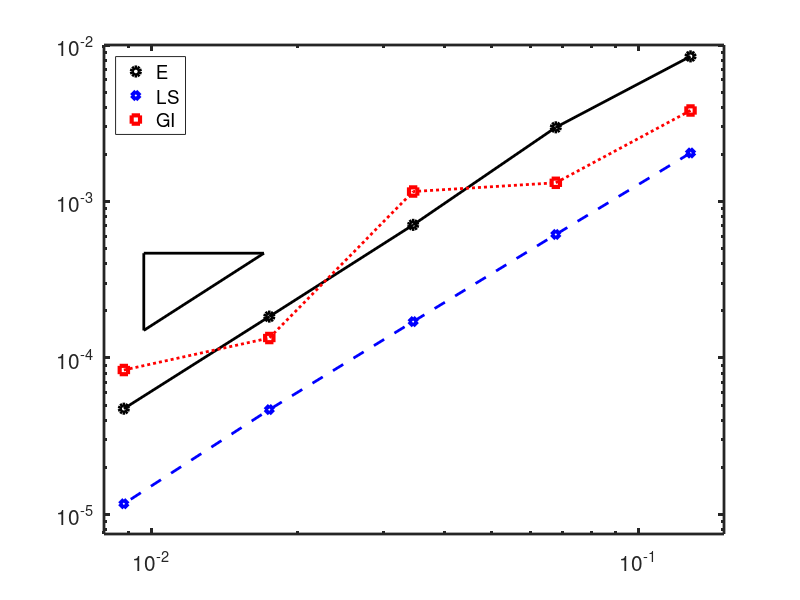

This chart was generated by the following MATLAB code: (Note: this script raises an error after producing the figure.)
%shape = 'quads';
%shape = 'triangles';
shape = 'voronoi';

switch shape
    case 'triangles'
%%%%%%%%%%%%%%%%%Triangles

h = [0.10101525445522107, 0.05018856132284956, 0.025141822757713456, 0.012525468249897755,...
     0.006261260829309998];

%H1ElectricError =  [0.5098721095770006, 0.12175648676696989, 0.03224235083294914, 0.007922421692486309, 0.001949904177034469];

%H1MagneticError = [2.0042181007879325, 0.9781866298047875, 0.5502616339498934, 0.28069706397737304, 0.13768142439140277];

%LSElectricError = [0.14818729871298789, 0.04458205952586334, 0.01236690803569729, 0.003386789150707841, 0.0008478943600952674];

%LSMagneticError = [1.737093523457867, 0.8830857310478574, 0.5308519199985781, 0.2801388010942833, 0.1374005242633508];

%PiecewiseElectric = [0.15617332183125077, 0.04720367855318061, 0.013734498731550082, 0.003706965600792301, 0.0009266598253482083];

%PiecewiseMagnetic = [1.7257613098011293, 0.8821623227726677, 0.5308026621064391, 0.2800706220693727, 0.13739725521090834];
%New trial.
%PiecewiseElectric = [0.15565380780196314, 0.06619434712739114, 0.016493843607543232, 0.004374138191195906, 0.0010836239662052856];
%PiecewiseMagnetic = [1.5431901128336851, 0.9569453749129787, 0.541891998918303, 0.28335839603304325, 0.14036938458439813];
%secondtitle = 'Triangles';
%Using the centroid
%PiecewiseElectric = [0.15617332183123447, 0.047203678553183685, 0.013734498731569515, 0.003706965600802786, 0.0009266598253584832];
%PiecewiseMagnetic = [1.632657414334451, 0.8685300411286138, 0.5292523226138253, 0.2798912912511224, 0.13737942008748644];

%Relative Errors
H1ElectricError   = [0.0066018410182922815, 0.0016411111026913435, 0.00044293381731688947, 0.00010903206288271363, 2.69209350699779e-05];

H1MagneticError   = [0.013916958988976465, 0.006632633060020177, 0.00372081132305619, 0.001893495679319807, 0.0009284458222196577];

LSElectricError   = [0.002041269627697175, 0.0006152802610260516, 0.00017070912473269724, 4.6754403928177344e-05, 1.170543230598739e-05];

LSMagneticError   = [0.01111020396711591, 0.005866282975280072, 0.0035693959489202197, 0.00188762738616006, 0.0009262574324497253];

PiecewiseElectric = [0.002142036493849704, 0.0006506890054289756, 0.0001895306417710418, 5.11705921121986e-05, 1.2792573358683945e-05];

PiecewiseMagnetic = [0.011056580633680776, 0.0058626406802457474, 0.0035694745399296127, 0.001887214331824036, 0.0009262413268502271];
set(gca,'FontSize',15)
hold on
%Pick a basis point for the triangle
xseed = 0.9*h(5)+h(4)*0.1;
yseed = 0.01*0.25+0.001*.75;
%desiredSlope Of triangle
slope = 2;
%Another x point
xnext = h(4);


b = log10(yseed/(xseed^slope));


ynext = 10^(b)*xnext^slope;


x = [xseed, xseed,xnext,ynext];
%secondtitle = 'Triangles';




%Plotting the electric field
figure(1)
clf
loglog(h,H1ElectricError,'o','LineWidth',3,'color','k');
hold on
loglog(h,LSElectricError,'d','LineWidth',3,'color','b');
loglog(h,PiecewiseElectric,'s','Linewidth',3,'color','r');
loglog(h,H1ElectricError,'LineWidth',2,'Color','k');
loglog(h,LSElectricError,'--','LineWidth',2,'Color','b');
loglog(h,PiecewiseElectric,':','Linewidth',2,'Color','r');

set(gca,'FontSize',15)
set(gca,'linewidth',2)
hold on
%Pick a basis point for the triangle
xseed = 0.9*h(5)+h(4)*0.1;
yseed = 0.00005;
%desiredSlope Of triangle
slope = 2;
%Another x point
xnext = h(4);


b = log10(yseed/(xseed^slope));


ynext = 10^(b)*xnext^slope;


x = [xseed, xseed, xnext, xseed];
y = [yseed, ynext, ynext, yseed];

loglog(x,y,'LineWidth',2,'Color','k')

%text(xseed*0.7+0.3*xnext,ynext+0.003,'1','Fontsize',15)
%text(xseed-0.001,0.5*yseed+0.5*ynext,'2','Fontsize',15)





%title('Triangular Mesh')





%Now the ticks
%The x-axis
leftaxis = 0.005;
rightaxis = 0.13;
upaxis = 0.012;
downaxis = 10e-6;

axis([leftaxis rightaxis downaxis upaxis])

legend('E','LS', 'GI')
legend('Location','northwest')

%Plotting The magnetic Field
test = imread('TriangularMesh.png'); 
axes('position',[0.657 0.145 0.225 0.25]); 
imagesc(test)
set(gca,'YTickLabel',[]);
set(gca,'XTickLabel',[]);
figure(2)
clf
loglog(h,H1MagneticError,'o','LineWidth',3,'color','k')
hold on
loglog(h,LSMagneticError,'d','LineWidth',3,'color','b')
loglog(h,PiecewiseMagnetic,'s','Linewidth',3,'color','r');
loglog(h,H1MagneticError,'LineWidth',2,'Color','k')
loglog(h,LSMagneticError,'--','LineWidth',2,'Color','b')
loglog(h,PiecewiseMagnetic,':','Linewidth',2,'Color','r');
set(gca,'FontSize',15)
set(gca,'linewidth',2)

hold on

%Pick a basis point for the triangle
xseed = h(4)*0.05+0.95*h(5);
yseed = 0.0015;
%desiredSlope Of triangle
slope = 1;
%Another x point
xnext = h(4);


b = log10(yseed/(xseed^slope));


ynext = 10^(b)*xnext^slope;


x = [xseed, xseed, xnext, xseed];
y = [yseed, ynext, ynext, yseed];

loglog(x,y,'Linewidth',2,Color','k')


%text(xseed*0.7+0.3*xnext,ynext+0.01+0.01+0.01+0.01,'1','FontSize',15)
%text(xseed-0.0015/1.5,0.5*yseed+0.5*ynext,'1','FontSize',15)










%title('Triangular Mesh')
%xlabel('Mesh Size')
%ylabel('Error On Magnetic Field')


%axis([0.01-0.005 0.1+0.01 0.1+0.1 3])

leftaxis = 0.005;
rightaxis = 0.13;
downaxis = 0.0008;
upaxis = 0.015;

axis([leftaxis rightaxis downaxis upaxis])
%xlabel('Mesh Size')

ax = log10(leftaxis);
bx = log10(rightaxis);
tx = ax:(bx-ax)/10:bx;
tx = 10.^(tx);
ay = log10(downaxis);
by = log10(upaxis);
ty = ay:(by-ay)/10:by;
ty = 10.^(ty);

legend('E','LS','GI')
legend('Location','northwest')
%xticks(tx)
%yticks(ty)

%grid on
test = imread('TriangularMesh.png'); 
axes('position',[0.657 0.145 0.225 0.25]); 
imagesc(test)
set(gca,'YTickLabel',[]);
set(gca,'XTickLabel',[]);




























    case 'quads'
%%%%%%%%%%%%%%%%%%%PerturbedSquares
%h = [0.471405,0.235702,0.122975,0.0614875,0.0310816,0.0155408,0.00779781];
%The above was the older mesh-size

h = [0.16666666666666666, 0.08333333333333333, 0.043478260869565216, 0.021739130434782608,...
     0.010989010989010988];%, 0.005494505494505494,0.0027548209366391185];

%H1ElectricError = [0.1505488392083424, 0.07540240822978826, 0.01964292814740662, 0.00461064875933448, 0.0010155804421071366];

%H1MagneticError = [1.3485966107898497, 0.515270877390314, 0.22681651972361622, 0.10557908129467171, 0.05201601043760578];
                                                      
%LSElectricError = [0.10257125554190669, 0.04721190787824579, 0.014863112248450432, 0.0036221150547460566, 0.0007750246467491926];
%LSMagneticError = [0.9331853803694574, 0.45839095006777036, 0.2045238649645601, 0.10048477597864197, 0.05047566104015773];

%PiecewiseElectric = [0.06401026321938064, 0.023402075732633493, 0.010531654108504205, 0.0026036967096083725, 0.0004036108290974887];
%PiecewiseMagnetic = [0.9047620434005373, 0.44128757090293436, 0.20226301729409893, 0.10020865068781082, 0.05040840568641607];
%New trial
%PiecewiseElectric = [0.0512350094121807, 0.023635417304269993, 0.007083805155839038, 0.002505228754786083, 0.0017995519817493328];
%PiecewiseMagnetic = [0.8046433434267048, 0.4318927166148368, 0.20971710032225624, 0.10885451829483941, 0.05581372009656225];
%secondtitle = 'On Perturbed squares';
%Using the centroid
%PiecewiseElectric = [0.06399634115666948, 0.023420083928144014, 0.010532075496569855, 0.0026037656684741953, 0.00040364092518334354];
%PiecewiseMagnetic = [0.5496670990445647, 0.4000805616528737, 0.1985465027804371, 0.09980004534231372, 0.0502907138579932];
%Plotting the electric field

%Relative Errors
H1ElectricError   = [0.001774417930875261, 0.0010062351690206253, 0.0002637642679525955, 6.217070950806123e-05, 1.3907865683591227e-05];

H1MagneticError   = [0.009534427732761534, 0.0035522498596006944, 0.001532968126216255, 0.0007127225108885281, 0.00035083375879386953];

LSElectricError   = [0.0014160587476318531, 0.0006517541819406749, 0.00020518795705137482, 5.000458408800789e-05, 1.0699521313429111e-05];

LSMagneticError   = [0.0040488875151531685, 0.002820666782822637, 0.0013537170267334609, 0.0006746512980229448, 0.0003395070590210928];

PiecewiseElectric = [0.0008751450878900018, 0.0003225251494994439, 0.00014529896989628577, 3.593982412134691e-05, 5.572181166640876e-06];

PiecewiseMagnetic = [0.003722607642478202, 0.002700378986463313, 0.0013390200102385234, 0.0006729085824221313, 0.00033906931857913345];

figure(1)

clf

loglog(h,H1ElectricError,'o','LineWidth',3,'color','k')
hold on
loglog(h,LSElectricError,'d','LineWidth',3,'color','b')
loglog(h,PiecewiseElectric,'s','Linewidth',3,'color','r');
loglog(h,H1ElectricError,'LineWidth',2,'Color','k')
loglog(h,LSElectricError,'--','LineWidth',2,'Color','b')
loglog(h,PiecewiseElectric,':','Linewidth',2,'color','r');
%loglog(h,10^(1)*h.^(1.8))
hold on
%Pick a basis point for the triangle
xseed = 0.95*h(5)+0.05*h(4);
yseed = 0.000025;
%desiredSlope Of triangle
slope = 2;
%Another x point
xnext = h(4);


b = log10(yseed/(xseed^slope));


ynext = 10^(b)*xnext^slope;


x = [xseed, xseed, xnext, xseed];
y = [yseed, ynext, ynext, yseed];

loglog(x,y,'r','LineWidth',2,'Color','k')
set(gca,'FontSize',15)
set(gca,'linewidth',2)
%text(xseed*0.7+0.3*xnext,ynext+0.002,'1','FontSize',15)
%text(xseed-0.002,0.5*yseed+0.5*ynext,'2','FontSize',15)




%title('Perturbed Quadrilateral Mesh')
%axis([0.01 0.25 (0.001+0.0001)/2 .15])
%xlabel('Mesh Size')
%ylabel('Error On Electric Field')

leftaxis = 0.009;
rightaxis = 0.18;
downaxis = 0.000004;
upaxis = 0.0022;

axis([leftaxis rightaxis downaxis upaxis])


ax = log10(leftaxis);
bx = log10(rightaxis);
tx = ax:(bx-ax)/10:bx;
tx = 10.^(tx);
ay = log10(downaxis);
by = log10(upaxis);
ty = ay:(by-ay)/10:by;
ty = 10.^(ty);

legend('E','LS', 'GI')
legend('Location','northwest')
%xti16cks(tx)
%yticks(ty)

test = imread('PerturbedSquaresMesh.png'); 
axes('position',[0.657 0.145 0.225 0.25]); 
imagesc(test)
set(gca,'YTickLabel',[]);
set(gca,'XTickLabel',[]);



%grid on



%Plotting The magnetic Field

figure(2)
clf
loglog(h,H1MagneticError,'o','LineWidth',3,'color','k')
hold on
loglog(h,LSMagneticError,'d','LineWidth',3,'color','b')
loglog(h,PiecewiseMagnetic,'s','Linewidth',3,'color','r');
loglog(h,H1MagneticError,'LineWidth',2,'Color','k')
loglog(h,LSMagneticError,'--','LineWidth',2,'Color','b')
loglog(h,PiecewiseMagnetic,':','Linewidth',2,'color','r');

hold on

%Pick a basis point for the triangle
xseed = h(4)*0.05+0.95*h(5);
yseed = 0.0005;
%desiredSlope Of triangle
slope = 1;
%Another x point
xnext = h(4);


b = log10(yseed/(xseed^slope));


ynext = 10^(b)*xnext^slope;


x = [xseed, xseed, xnext, xseed];
y = [yseed, ynext, ynext, yseed];

loglog(x,y,'LineWidth',2,'Color','k')


%text(xseed*0.7+0.3*xnext,ynext+0.01+0.01,'1','FontSize',15)
%text(xseed-0.0015,0.5*yseed+0.5*ynext,'1','FontSize',15)

set(gca,'FontSize',15)
set(gca,'linewidth',2)







%title('Perturbed Quadrilateral Mesh')
%xlabel('Mesh Size')
%ylabel('Error On Magnetic Field')
%axis([0.01 0.25 0.75*10^(-1)+0.25*0.01 1])
%grid on

leftaxis = 0.009;
rightaxis = 0.18;
downaxis = 0.00025;
upaxis = 0.012;

axis([leftaxis rightaxis downaxis upaxis])


ax = log10(leftaxis);
bx = log10(rightaxis);
tx = ax:(bx-ax)/10:bx;
tx = 10.^(tx);
ay = log10(downaxis);
by = log10(upaxis);
ty = ay:(by-ay)/10:by;
ty = 10.^(ty);



%xticks(tx)
%yticks(ty)


legend('E','LS','GI')
legend('Location','northwest')
test = imread('PerturbedSquaresMesh.png'); 
axes('position',[0.657 0.145 0.225 0.25]); 
imagesc(test)
set(gca,'YTickLabel',[]);
set(gca,'XTickLabel',[]);
    case 'voronoi'
%%%%%%%%%%%%%%%%%%%%%%%%%%Voronoi

%h = [0.12803687993289598, 0.06772854614785964, 0.03450327796711771, 0.017476749542968805,...
%     0.008787156237382746];%, 0.004419676355414694,0.0022139558199118672];

%ElectricError = [0.4846671385368301, 0.17629056352803815, 0.0894535222510598, 0.013677866376455412,...
%    0.006616196310031363];

%MagneticError = [4.418879142501644, 2.4900590603987354, 1.2075527434363857, 0.5879063547722386,...
% 0.276556530752596];

h = [0.12803687993289598, 0.06772854614785964, 0.03450327796711771, 0.017476749542968805,0.008787156237382746];

%H1ElectricError = [0.6402171603657321, 0.2191316614798317, 0.05161479281147327, 0.013327689044599616, 0.003435073380290061];

%H1MagneticError = [3.3226284919819693, 1.6827177392771193, 0.7955836030979955, 0.3792426183789603, 0.18192650249011413];

%LSElectricError = [0.3682110522050534, 0.15810796882225037, 0.03953170336385856, 0.010469264282408906, 0.003850058673999911];

%LSMagneticError = [2.697860282739323, 1.504084831376333, 0.74567700206153, 0.36236339153342956, 0.17296289875225518];
%Original (using sum x_i/N as the point)
%PiecewiseElectric = [0.2844938672969478, 0.0957880521111463, 0.08430848536317731, 0.010034323386856954, 0.006058071946101146];
%PiecewiseMagnetic = [2.526393278930101, 1.4568176720822381, 0.7152759426644181, 0.35076653688237175, 0.1663073302200001];
%New
%PiecewiseElectric = [0.2742857252259966, 0.09915374034956144, 0.08463413832732498, 0.01187454501946442, 0.006399316962147336];
%PiecewiseMagnetic = [2.574014260656867, 1.495773132863638, 0.7397827741185969, 0.366456406959799, 0.1755798605185168];
%secondtitle='Voronoi';
%Using the centroid
%PiecewiseElectric = [0.27746878534448505, 0.09546265049240821, 0.08390558807034822, 0.009715678669095975, 0.006066470576797099];
%PiecewiseMagnetic = [2.534962998626922, 1.449425945308744, 0.7070098149587313, 0.34659967018971993, 0.16376959355435852];

%Relative Errors
H1ElectricError   = [0.00845940149671967, 0.0029779545406830566, 0.0007088809050338395, 0.00018380482499734087, 4.7407445420933354e-05];

H1MagneticError   = [0.02310924244551625, 0.011438436350391148, 0.005374986983259667, 0.0025580663010301456, 0.0012266852950447824];

LSElectricError   = [0.002041269627697175, 0.0006152802610260516, 0.00017070912473269724, 4.6754403928177344e-05, 1.170543230598739e-05];

LSMagneticError   = [0.01111020396711591, 0.005866282975280072, 0.0035693959489202197, 0.00188762738616006, 0.0009262574324497253];

PiecewiseElectric = [0.003814593166903991, 0.001316450788757688, 0.0011579456279979844, 0.00013411656251855646, 8.374815634413833e-05];

PiecewiseMagnetic = [0.01716968221857468, 0.00978890083640975, 0.004768700680518675, 0.002337061575947633, 0.0011041751607145534];


figure(1)

clf

loglog(h,H1ElectricError,'o','LineWidth',3,'color','k')
hold on
loglog(h,LSElectricError,'d','LineWidth',3,'color','b')
loglog(h,PiecewiseElectric,'s','Linewidth',3,'color','r');
loglog(h,H1ElectricError,'LineWidth',2,'Color','k')
loglog(h,LSElectricError,'--','LineWidth',2,'Color','b')
loglog(h,PiecewiseElectric,':','Linewidth',2,'color','r');
hold on
%Pick a basis point for the triangle
xseed = 0.9*h(5)+h(4)*0.1;
%yseed = 0.0124;
yseed = 0.00015;
%desiredSlope Of triangle
slope = 2;
%Another x point
xnext = h(4)*0.95+0.05*h(5);


b = log10(yseed/(xseed^slope));


ynext = 10^(b)*xnext^slope;


x = [xseed, xseed, xnext, xseed];
y = [yseed, ynext, ynext, yseed];

loglog(x,y,'LineWidth',2,'Color','k')

%text(xseed*0.7+0.3*xnext,ynext+0.001+0.0035,'1','FontSize',15)
%text(xseed-0.0012,0.5*yseed+0.5*ynext,'2','FontSize',15)
set(gca,'FontSize',15)
set(gca,'linewidth',2)



%title('Voronoi Tesselation')





%Now the ticks
%The x-axis
%leftaxis = 0.0077;
%rightaxis = 0.1+0.05;
%upaxis = 0.55;
%downaxis = 0.0048;

leftaxis  = 0.008;
rightaxis = 0.15;
upaxis = 0.01;
downaxis = 0.0000075;
axis([leftaxis rightaxis downaxis upaxis])
%xlabel('Mesh Size')

ax = log10(leftaxis);
bx = log10(rightaxis);
tx = ax:(bx-ax)/10:bx;
tx = 10.^(tx);
ay = log10(downaxis);
by = log10(upaxis);
ty = ay:(by-ay)/10:by;
ty = 10.^(ty);

%ylabel('Error On Electric Field')

%xticks(tx)
%yticks(ty)
%grid on

legend('E','LS','GI')
legend('Location','northwest')


test = imread('VoronoiMesh.png'); 
axes('position',[0.657 0.145 0.225 0.25]); 
imagesc(test)
set(gca,'YTickLabel',[]);
set(gca,'XTickLabel',[]);


%Plotting The magnetic Field

figure(2)
clf
loglog(h,H1MagneticError,'o','LineWidth',3,'color','k')
hold on
loglog(h,LSMagneticError,'d','LineWidth',3,'color','b')
loglog(h,PiecewiseMagnetic,'s','Linewidth',3,'color','r');
loglog(h,H1MagneticError,'LineWidth',2,'Color','k')
loglog(h,LSMagneticError,'--','LineWidth',2,'Color','b')
loglog(h,PiecewiseMagnetic,':','Linewidth',2,'color','r');


hold on

%Pick a basis point for the triangle
%xseed = h(4)*0.25+0.75*h(5);
%yseed = 0.45;
xseed = 0.95*h(5)+0.05*h(4);
yseed = 0.0015;
%desiredSlope Of triangle
slope = 1;
%Another x point
%xnext = h(4);
xnext = h(5)*0.05+0.95*h(4);


b = log10(yseed/(xseed^slope));


ynext = 10^(b)*xnext^slope;


x = [xseed, xseed, xnext, xseed];
y = [yseed, ynext, ynext, yseed];

loglog(x,y,'LineWidth',2,'Color','k')


%text(xseed*0.7+0.3*xnext,ynext+0.01+0.01+0.01+0.01+0.01,'1','FontSize',15)
%text(xseed-0.0015/1.5,0.5*yseed+0.5*ynext,'1','fontSize',15)




set(gca,'FontSize',15)
set(gca,'linewidth',2)




%title('Voronoi Tesselation')
%xlabel('Mesh Size')
%ylabel('Error On Magnetic Field')


%axis([0.01-0.005 0.1+0.01 0.1+0.1 3])

%leftaxis = 0.0068*.99+0.01*0.119;
%rightaxis = 0.15;
%downaxis = 0.25;
%upaxis = 5;
leftaxis = 0.008;
rightaxis = 0.15;
downaxis = 0.0008;
upaxis = 0.026;
axis([leftaxis rightaxis downaxis upaxis])
%xlabel('Mesh Size')

ax = log10(leftaxis);
bx = log10(rightaxis);
tx = ax:(bx-ax)/10:bx;
tx = 10.^(tx);
ay = log10(downaxis);
by = log10(upaxis);
ty = ay:(by-ay)/10:by;
ty = 10.^(ty);

%xticks(tx)
%yticks(ty)

%grid on
legend('E','LS','GI')
legend('Location','northwest')

test = imread('VoronoiMesh.png'); 
axes('position',[0.657 0.145 0.225 0.25]); 
imagesc(test)
set(gca,'YTickLabel',[]);
set(gca,'XTickLabel',[]);
end